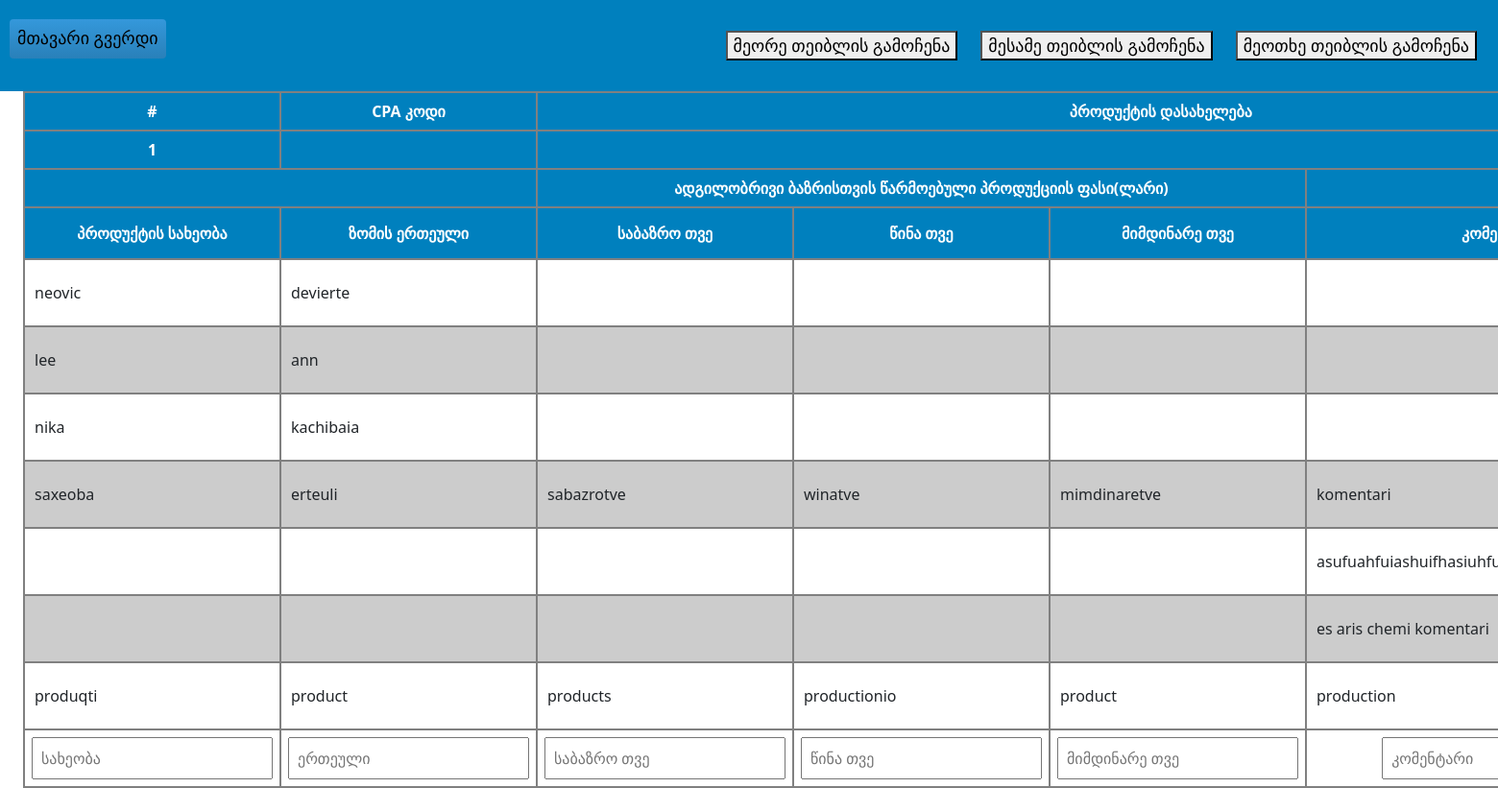
The page /surveytable/index.php (signed in) on the database as committed earlier.
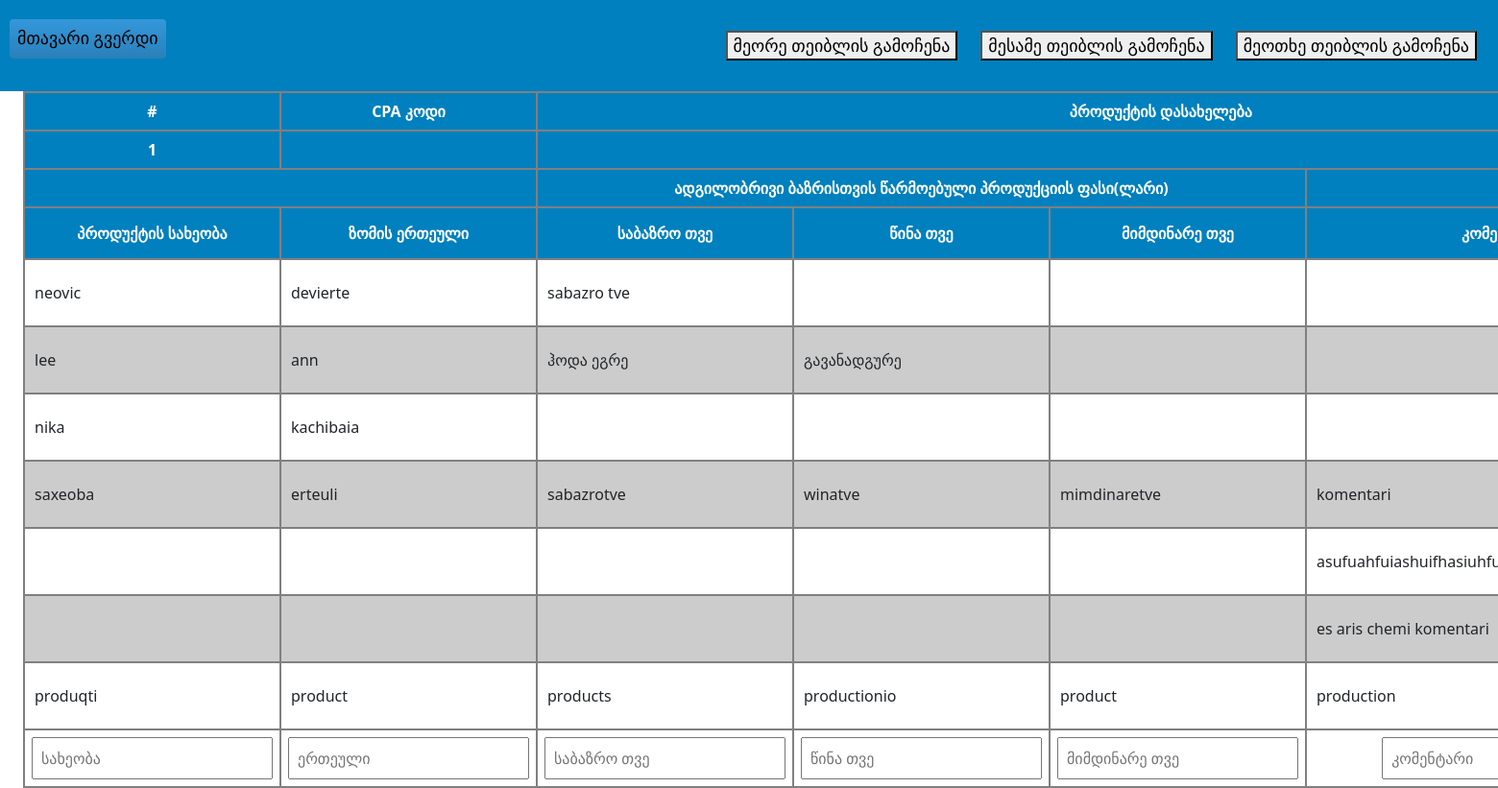
The same page on the database as committed later.
### tables this page shows
CREATE TABLE `products` (
  `userid` int(11) NOT NULL,
  `saxeoba` varchar(30) NOT NULL,
  `erteuli` varchar(30) NOT NULL,
  `sabazrotve` varchar(50) DEFAULT NULL,
  `winatve` varchar(50) DEFAULT NULL,
  `mimdinaretve` varchar(50) DEFAULT NULL,
  `komentari` varchar(50) DEFAULT NULL
);

### surveytable/index.php (the view, shortened to what this page needs)
<!DOCTYPE html>
<html lang="en">
<head>
	<link rel="stylesheet" href="css/bootstrap.css">
	<link rel="stylesheet" href="css/style.css">
	<link rel="stylesheet" href="css/responsive.css">
</head>
<body>
	<div class="header">
		<a class="dashboard-btn p-2 flex-fill" href="../index.php" target="" rel="noopener noreferrer">მთავარი გვერდი</a>
		<div class="header-right">
			<a><button id="my-btn">მეორე თეიბლის გამოჩენა</button></a>
			<a><button id="my-btnn">მესამე თეიბლის გამოჩენა</button></a>
			<a><button id="my-btnnn">მეოთხე თეიბლის გამოჩენა</button></a>
		</div>
	</div>
	<div class="first-table container-fluid">
		<div class="container-fluid">
			<table border="1" class="table-responsive">
				<thead class="table_background">
					<th colspan="1">#</th>
					<th colspan="1">CPA კოდი</th>
					<th colspan="5">პროდუქტის დასახელება</th>
				</thead>
				<thead class="table_background">
					<th colspan="1">1</th>
					<th colspan="1"></th>
					<th colspan="5"></th>
				</thead>
				<thead class="table_background">
					<th colspan="2"></th>
					<th colspan="3">ადგილობრივი ბაზრისთვის წარმოებული პროდუქციის ფასი(ლარი)</th>
					<th colspan="2"></th>
				</thead>
				<thead class="table_background">
					<th>პროდუქტის სახეობა</th>
					<th>ზომის ერთეული</th>
					<th>საბაზრო თვე</th>
					<th>წინა თვე</th>
					<th>მიმდინარე თვე</th>
					<th>კომენტარი</th>
				</thead>
				<tbody>
					<?php
					include('conn.php');
					$query = mysqli_query($conn, "select * from `products`");
					while ($row = mysqli_fetch_array($query)) {
					?>
						<tr class="table-active">
							<td><?php echo $row['saxeoba']; ?></td>
							<td><?php echo $row['erteuli']; ?></td>
							<td><?php echo $row['sabazrotve']; ?></td>
							<td><?php echo $row['winatve']; ?></td>
							<td><?php echo $row['mimdinaretve']; ?></td>
							<td><?php echo $row['komentari']; ?></td>
						</tr>
					<?php
					}
					?>
					<form method="POST" action="add.php" class="form-text-input">
						<th><input class="p-2 flex-fill" type="text" name="saxeoba" placeholder="სახეობა"></th>
						<th><input class="p-2 flex-fill" type="text" name="erteuli" placeholder="ერთეული"></th>
						<th><input class="p-2 flex-fill" type="text" name="sabazrotve" placeholder="საბაზრო თვე"></th>
						<th><input class="p-2 flex-fill" type="text" name="winatve" placeholder="წინა თვე"></th>
						<th><input class="p-2 flex-fill" type="text" name="mimdinaretve" placeholder="მიმდინარე თვე"></th>
						<th><input class="p-2 flex-fill" type="text" name="komentari" placeholder="კომენტარი"></th>
					</form>
				</tbody>
			</table>
		</div>
	</div>
</body>
</html>

### surveytable/css/style.css (style rules this page uses)
:root { --geostat-color: #0080be; --bs-blue: #0d6efd; --bs-indigo: #6610f2; --bs-purple: #6f42c1; --bs-pink: #d63384; --bs-red: #dc3545; --bs-orange: #fd7e14; --bs-yellow: #ffc107; --bs-green: #198754; --bs-teal: #20c997; --bs-cyan: #0dcaf0; --bs-white: #fff; --bs-gray: #6c757d; --bs-gray-dark: #343a40; --bs-primary: #0d6efd; --bs-secondary: #6c757d; --bs-success: #198754; --bs-info: #0dcaf0; --bs-warning: #ffc107; --bs-danger: #dc3545; --bs-light: #f8f9fa; --bs-dark: #212529; --bs-font-sans-serif: system-ui, -apple-system, "Segoe UI", Roboto, "Helvetica Neue", Arial, "Noto Sans", "Liberation Sans", sans-serif, "Apple Color Emoji", "Segoe UI Emoji", "Segoe UI Symbol", "Noto Color Emoji"; --bs-font-monospace: SFMono-Regular, Menlo, Monaco, Consolas, "Liberation Mono", "Courier New", monospace; --bs-gradient: linear-gradient(180deg, rgba(255, 255, 255, 0.15), rgba(255, 255, 255, 0)); }
*, *::before, *::after { box-sizing: border-box; }
@media (prefers-reduced-motion: no-preference) { :root { scroll-behavior: smooth; } }
body { margin: 0; font-family: var(--bs-font-sans-serif); font-size: 1rem; font-weight: 400; line-height: 1.5; color: #212529; background-color: #fff; -webkit-text-size-adjust: 100%; -webkit-tap-highlight-color: rgba(0, 0, 0, 0); }
.container, .container-fluid, .container-sm, .container-md, .container-lg, .container-xl, .container-xxl { display: flex; flex-wrap: inherit; align-items: center; justify-content: space-between; }
.table-responsive { overflow-x: auto; -webkit-overflow-scrolling: touch; }
th, td { border-width: 2px !important; }
th { padding: 7px; text-align: center; }
.table_background { background-color: var(--geostat-color); color: #fff; }
.form-text-input { display: inline-table; }
.table-active:nth-child(even) { background-color: #ccc; }
td { padding: 10px; }
.btn-edit, .dashboard-btn { background: var(--geostat-color); background-image: -webkit-linear-gradient(top, #3498db, #2980b9); background-image: -moz-linear-gradient(top, #3498db, #2980b9); background-image: -ms-linear-gradient(top, #3498db, #2980b9); background-image: -o-linear-gradient(top, #3498db, #2980b9); background-image: linear-gradient(to bottom, #3498db, #2980b9); -webkit-border-radius: 15; -moz-border-radius: 15; border-radius: 15px; font-family: Georgia; color: #ffffff; font-size: 20px; padding: 10px 20px 10px 20px; text-decoration: none; text-align: center; }
.dashboard-btn { border-radius: 0; }
.header { overflow: hidden; background-color: var(--geostat-color); padding: 20px 10px; }
.header a { float: left; color: black; text-align: center; padding: 12px; text-decoration: none; font-size: 18px; line-height: 25px; border-radius: 4px; }
.header-right { float: right; }

Rows that differ between the two databases and show on the page:
changed products "neovic": sabazrotve (not shown) → "sabazro tve"
changed products "lee": sabazrotve (not shown) → "ჰოდა ეგრე"; winatve (not shown) → "გავანადგურე"
